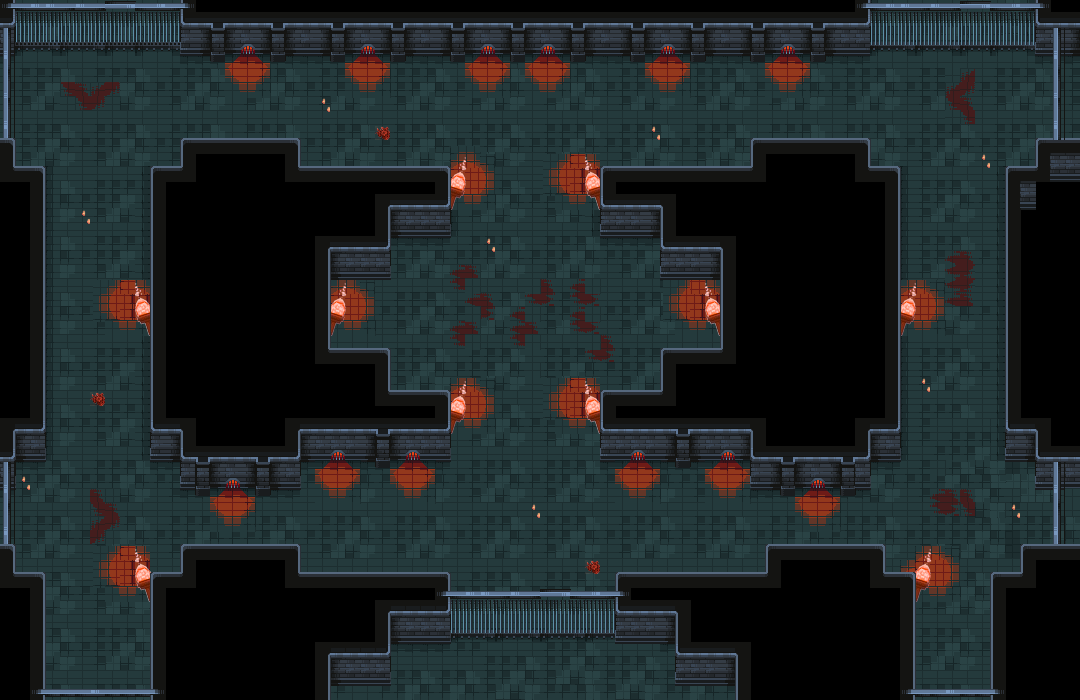

Below is a game level as drawn by its tile map, then a one-line description and the .tmx that defines it (tile-layer data replaced by summaries):
An orthogonal 72x50 tile map with 15x14 px tiles, 6 tile layers (bg, lumières, gouttes, flambeaux, ...), 9 tilesets and 46 objects (29x collision, 6x monster spawnarea, spawnpoint, portal spawnpoint).

<map version="1.10" tiledversion="1.10.2" orientation="orthogonal" renderorder="right-down" width="72" height="50" tilewidth="15" tileheight="14" infinite="0" nextlayerid="12" nextobjectid="85">
 <tileset firstgid="1" source="Tiles.tsx" />
 <tileset firstgid="626" source="Tiles 2.tsx" />
 <tileset firstgid="1354" source="dungeon_portal.tsx" />
 <tileset firstgid="1954" source="flambeau rouge.tsx" />
 <tileset firstgid="2974" source="flambeau rouge2.tsx" />
 <tileset firstgid="3994" source="lumières d map2.tsx" />
 <tileset firstgid="4722" source="lumières h map2.tsx" />
 <tileset firstgid="5450" source="lumières g.tsx" />
 <tileset firstgid="6178" source="goutte-feu.tsx" />
 <layer id="1" name="bg" width="72" height="50">
  <data>[3600 cells, 3208 non-empty, 26 distinct tile ids]</data>
 </layer>
 <layer id="10" name="lumières" width="72" height="50">
  <data>[3600 cells, 141 non-empty, 22 distinct tile ids]</data>
 </layer>
 <layer id="11" name="gouttes" width="72" height="50">
  <data>[3600 cells, 12 non-empty, 2 distinct tile ids]</data>
 </layer>
 <layer id="9" name="flambeaux" width="72" height="50">
  <data>[3600 cells, 120 non-empty, 24 distinct tile ids]</data>
 </layer>
 <layer id="4" name="Calque de Tuiles 2" width="72" height="50">
  <data>[3600 cells, 484 non-empty, 34 distinct tile ids]</data>
 </layer>
 <layer id="2" name="Calque de Tuiles 3" width="72" height="50">
  <data>[3600 cells, 538 non-empty, 26 distinct tile ids]</data>
 </layer>
 <objectgroup id="5" name="collision">
  <object id="1" type="collision" x="177.333" y="136.167" width="124" height="357" />
  <object id="2" type="collision" x="298.333" y="166.167" width="153" height="75" />
  <object id="3" type="collision" x="290.333" y="209.167" width="102" height="71" />
  <object id="5" type="collision" x="285.913" y="349.758" width="105.42" height="54.4085" />
  <object id="6" type="collision" x="148.39" y="389.167" width="303.943" height="70.6342" />
  <object id="8" type="collision" x="148.333" y="166.167" width="179.359" height="292.634" />
  <object id="9" type="collision" x="749.333" y="130.5" width="124" height="357" />
  <object id="10" type="collision" x="599.333" y="160.5" width="153" height="75" />
  <object id="11" type="collision" x="658.333" y="203.5" width="102" height="71" />
  <object id="13" type="collision" x="659.333" y="342.5" width="72" height="56" />
  <object id="14" type="collision" x="598.333" y="391.457" width="303.943" height="69.0427" />
  <object id="16" type="collision" x="721.383" y="160.5" width="180.95" height="299" />
  <object id="17" type="collision" x="176.667" y="-3.33332" width="697.333" height="61.3333" />
  <object id="18" type="collision" x="1030.83" y="133.833" width="47.6103" height="357" />
  <object id="19" type="collision" x="1001.83" y="163.833" width="60" height="299" />
  <object id="20" type="collision" x="-9.6799" y="1.66797" width="22.1471" height="695.979" />
  <object id="21" type="collision" x="-10.1667" y="162.167" width="60" height="299" />
  <object id="22" type="collision" x="0.603388" y="-2.12823" width="194.714" height="46.5795" />
  <object id="23" type="collision" x="178.333" y="547.79" width="124" height="154.886" />
  <object id="30" type="collision" x="149.333" y="569.833" width="298.718" height="130.306" />
  <object id="31" type="collision" x="767.441" y="544.866" width="119.226" height="153.294" />
  <object id="32" type="collision" x="612.667" y="568.5" width="299.414" height="129.109" />
  <object id="39" type="collision" x="1023.63" y="546.79" width="55.5676" height="154.886" />
  <object id="46" type="collision" x="986.667" y="568.833" width="60" height="130.306" />
  <object id="47" type="collision" x="434" y="590" width="190" height="111" />
  <object id="48" type="collision" x="842.026" y="-4.04274" width="237.06" height="54.4513" />
  <object id="56" type="collision" x="-12.5" y="572.5" width="55.2256" height="125.532" />
  <object id="71" type="collision" x="-8.83" y="687.507" width="1086.44" height="12.7316" />
  <object id="72" type="collision" x="1048.77" y="23.8718" width="30.2376" height="534.728" />
 </objectgroup>
 <objectgroup id="6" name="piques" visible="0">
  <object id="57" x="465.5" y="276.833" width="13.3333" height="16.67" />
  <object id="58" x="525.833" y="276.165" width="13.3333" height="16.67" />
  <object id="59" x="585.833" y="276.665" width="13.3333" height="16.67" />
  <object id="60" x="466.333" y="305.165" width="13.3333" height="16.67" />
  <object id="61" x="525.833" y="304.665" width="13.3333" height="16.67" />
  <object id="62" x="585.833" y="304.665" width="13.3333" height="16.67" />
  <object id="63" x="465.833" y="333.165" width="13.3333" height="16.67" />
  <object id="64" x="525.833" y="333.165" width="13.3333" height="16.67" />
  <object id="65" x="585.833" y="332.665" width="13.3333" height="16.67" />
 </objectgroup>
 <objectgroup id="7" name="monster area">
  <object id="66" type="monster spawnarea" x="449.152" y="276.963" width="166.427" height="99.3539" />
  <object id="75" type="monster spawnarea" x="337.774" y="500.597" width="388.445" height="58.9026" />
  <object id="68" type="monster spawnarea" x="317" y="78.5" width="404" height="70" />
  <object id="69" type="monster spawnarea" x="37.7744" y="69.3658" width="101.354" height="77.2256" />
  <object id="70" type="monster spawnarea" x="919.646" y="480.14" width="67.0735" height="82" />
  <object id="74" type="monster spawnarea" x="907.127" y="84.3469" width="93.8956" height="70.0239" />
 </objectgroup>
 <objectgroup id="8" name="spawpoint">
  <object id="73" type="spawnpoint" x="92.3042" y="666.818">
   <point />
  </object>
  <object id="84" type="portal spawnpoint" x="533" y="321.667">
   <point />
  </object>
 </objectgroup>
</map>
